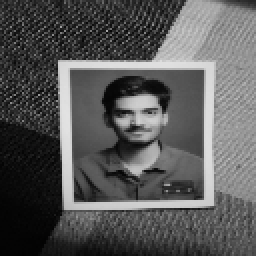
#> input picture Assignment 2/2020BTEIT00077_ASSI2/Abhi.jpeg, 128 x 128 px (shown 2 times larger)
$ python vecquantization.py
#> lines starting #> are read from the running program, lines starting #| are printed output that depends on the picture
import numpy as np
import scipy as sp
import matplotlib.pyplot as plot

from sklearn import cluster

from PIL import Image

img = Image.open("Abhi.jpeg")
#> img is the input picture: PIL image 128x128 RGBA; mean R, G, B, A 87.8, 87.8, 87.8, 255
img = np.array(img)


n_clusters = 5
np.random.seed(0)

X = img.reshape((-1, 1))
k_means = cluster.KMeans(n_clusters=n_clusters, n_init=4)
k_means.fit(X)
values = k_means.cluster_centers_.squeeze()
labels = k_means.labels_

# array from labels and values
img_compressed = np.choose(labels, values)
img_compressed.shape = img.shape

vmin = img.min()
#> vmin = 2
vmax = img.max()
#> vmax = 255

#inputted uncompressed image
plot.figure(1, figsize=(3, 2.2))
plot.imshow(img.astype('uint8'), cmap=plot.cm.gray, vmin=vmin, vmax=256, )

# compressed image
plot.figure(2, figsize=(3, 2.2))
plot.imshow(img_compressed.astype('uint8'),
           cmap=plot.cm.gray, vmin=vmin, vmax=vmax, )
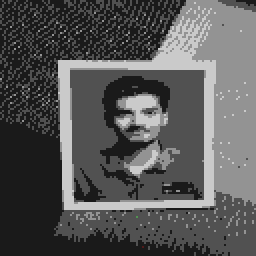
#> img_compressed: shape (128, 128, 4) float64 (shown 2 times larger); mean of channels 0, 1, 2, 3 87.8, 87.8, 87.8, 255; drawn as R, G, B
Image.fromarray((img_compressed).astype("uint8")).save("compressed.png")


plot.show()
